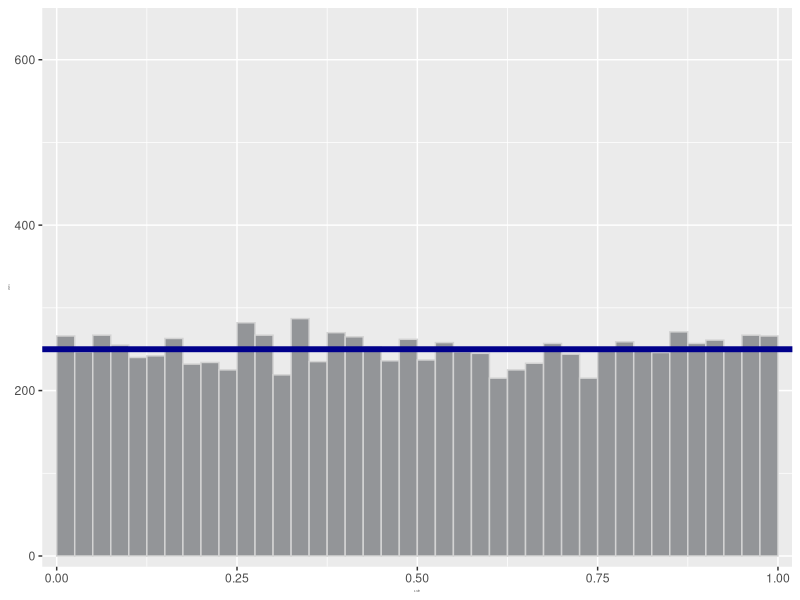
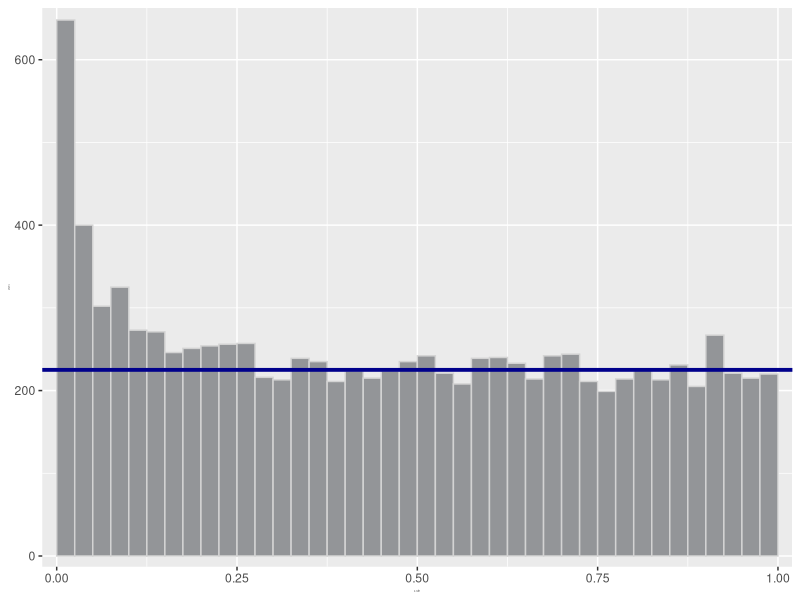
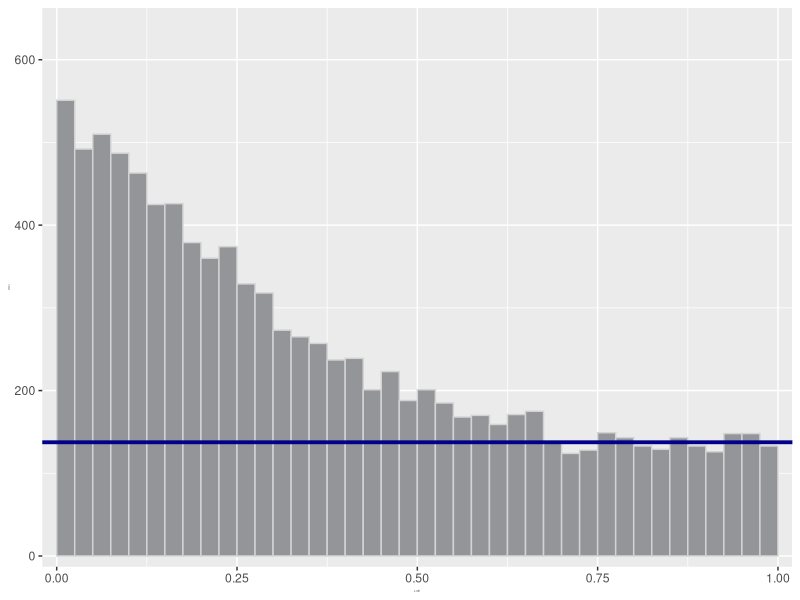
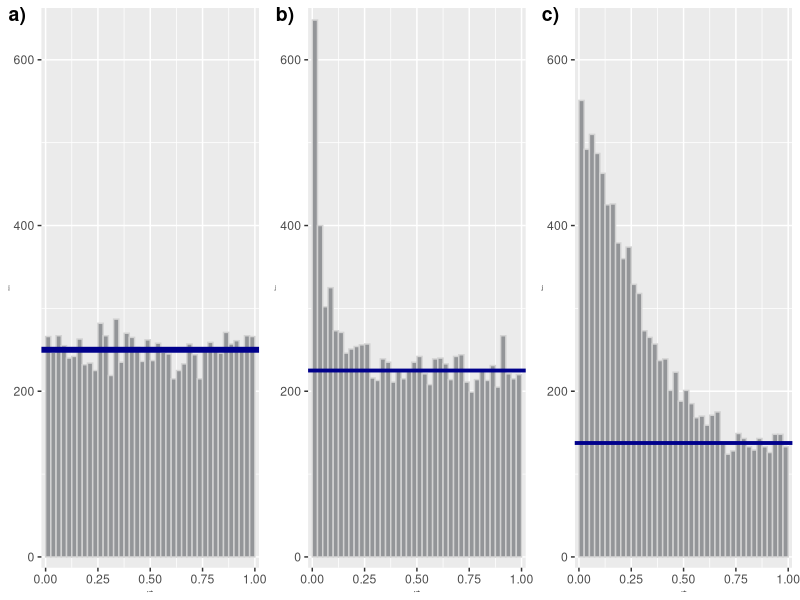
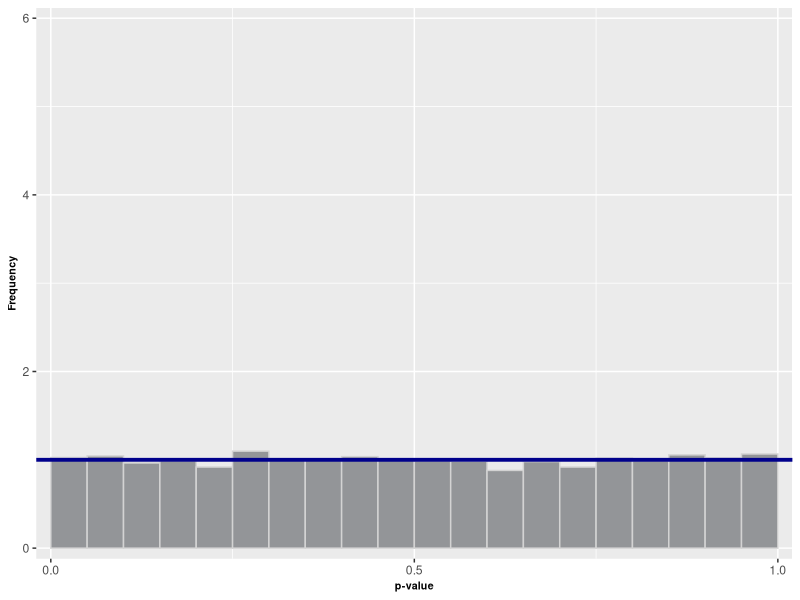
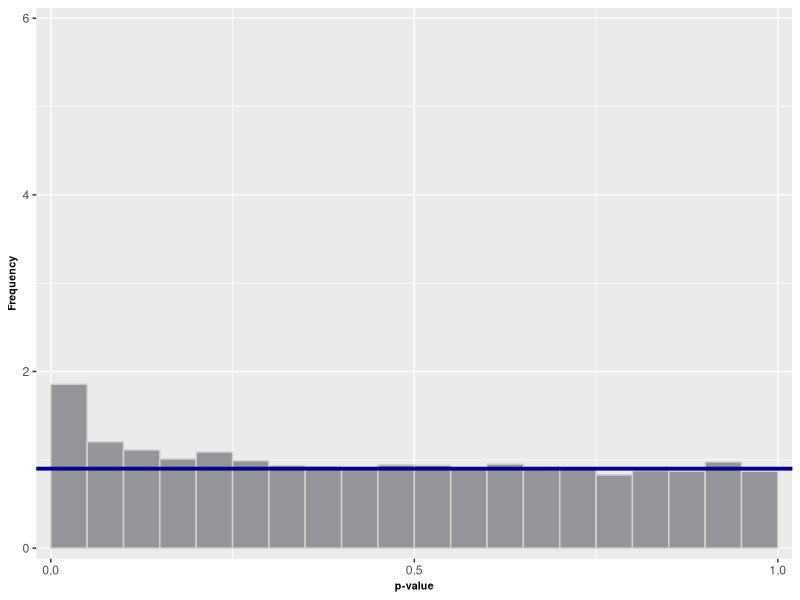
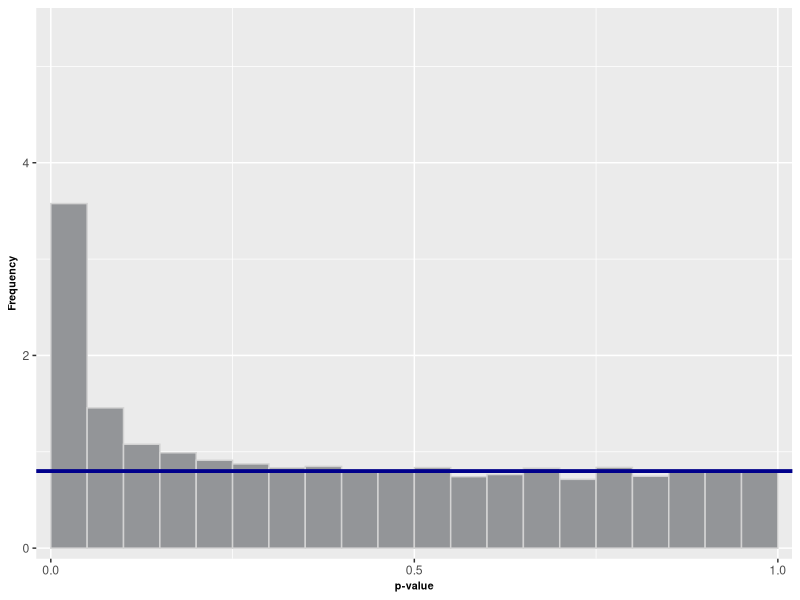
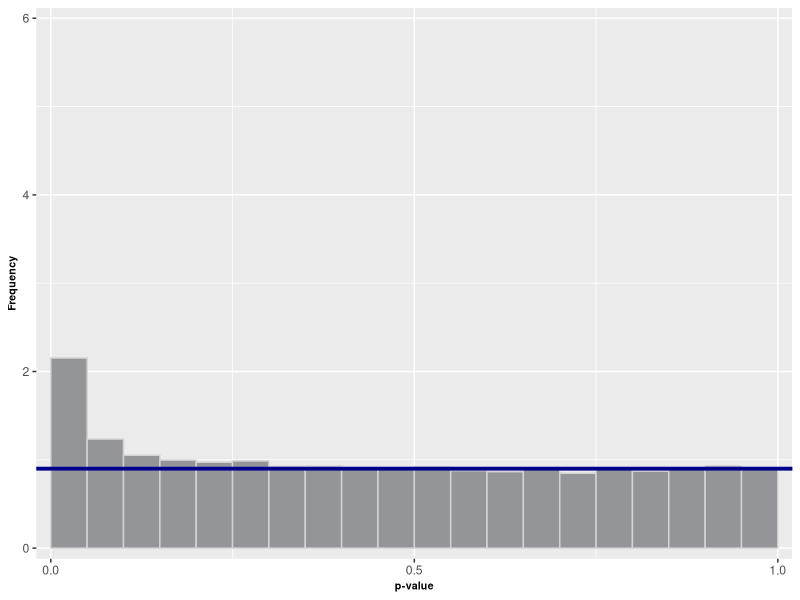

The R source for these figures, in order:
## ---- chunk 1
library("ggplot2")
library("cowplot")
## ---- chunk 2
set.seed(1)

m <- 10000
binwidth <- 0.025

# generic function to add some properties to gg histograms
gg_hist_aesthetic <-  function(gg_obj, ylim_max=650) {
    gg_obj + 
             scale_x_continuous(expand = c(0.02, 0)) + 
             scale_y_continuous(expand = c(0.02, 0), limits=c(0,ylim_max)) + 
             xlab("p-value")+
             ylab("Counts")+
             theme(axis.title = element_text(face="bold",size=rel(0.1)) )
}
## ---- chunk 3
pv_unif <- data.frame(pvalue=runif(m))
gg_unif <- ggplot(pv_unif, aes(x=pvalue)) + 
            geom_histogram(binwidth = binwidth, boundary = 0, colour="lightgrey", fill="#939598") +
            geom_hline(yintercept=m*binwidth, size=2, col="darkblue")
gg_unif <- gg_hist_aesthetic(gg_unif)
 

gg_unif
## ---- chunk 4
pv_beta_1 <- data.frame(pvalue=c(runif(9000), rbeta(1000,0.5,7)))

gg_beta_1 <- ggplot(pv_beta_1, aes(x=pvalue)) + 
              geom_histogram(binwidth = binwidth, boundary = 0, colour="lightgrey", fill="#939598") +
              geom_hline(yintercept=9000*binwidth, size=1.3, col="darkblue")
gg_beta_1 <- gg_hist_aesthetic(gg_beta_1)
gg_beta_1
## ---- chunk 5
pv_beta_2 <- data.frame(pvalue=c(runif(5500), rbeta(4500,1,4)))

gg_beta_2 <- ggplot(pv_beta_2, aes(x=pvalue)) + 
              geom_histogram(binwidth = binwidth, boundary = 0, colour="lightgrey", fill="#939598") +
              geom_hline(yintercept=5500*binwidth, size=1.3, col="darkblue")
gg_beta_2 <- gg_hist_aesthetic(gg_beta_2)
gg_beta_2
## ---- chunk 6
gg_stratified <- plot_grid(gg_unif, gg_beta_1, gg_beta_2,
                         nrow=1,
                         labels=c("a)", "b)", "c)"))
gg_stratified
## ---- chunk 7
set.seed(1)

m <- 10000
binwidth <- 0.05

# generic function to add some properties to gg histograms
gg_hist_aesthetic <-  function(gg_obj, ylim_max=6) {
    gg_obj + 
             aes(y=..density..)+
             scale_x_continuous(expand = c(0.02, 0), breaks=c(0,0.5,1)) + 
             scale_y_continuous(expand = c(0.02, 0), limits=c(0,ylim_max)) + 
             xlab("p-value")+
             ylab("Frequency")+
             theme(axis.title = element_text(face="bold",size=rel(0.7)))
}
## ---- chunk 8
pv_unif <- data.frame(pvalue=runif(m))
gg_unif <- ggplot(pv_unif, aes(x=pvalue)) + 
            geom_histogram(binwidth = binwidth, boundary = 0, colour="lightgrey", fill="#939598") +
            geom_hline(yintercept=1, size=1.3, col="darkblue")
gg_unif <- gg_hist_aesthetic(gg_unif)
 

gg_unif
## ---- chunk 9
pv_beta_a <- data.frame(pvalue=c(runif(9000), rbeta(1000,0.5,4)))

gg_beta_a <- ggplot(pv_beta_a, aes(x=pvalue)) + 
              geom_histogram(binwidth = binwidth, boundary = 0, colour="lightgrey", fill="#939598") +
              geom_hline(yintercept=0.9, size=1.3, col="darkblue")
gg_beta_a <- gg_hist_aesthetic(gg_beta_a)
gg_beta_a
## ---- chunk 10
pv_beta_b <- data.frame(pvalue=c(runif(8000), rbeta(2000,0.5,11)))

gg_beta_b <- ggplot(pv_beta_b, aes(x=pvalue)) + 
              geom_histogram(binwidth = binwidth, boundary = 0, colour="lightgrey", fill="#939598") +
              geom_hline(yintercept=0.8, size=1.3, col="darkblue")
gg_beta_b <- gg_hist_aesthetic(gg_beta_b, ylim_max=5.5)
gg_beta_b
## ---- chunk 11
pv_all <- rbind(pv_unif, pv_beta_b, pv_beta_a) 
gg_all <- ggplot(pv_all, aes(x=pvalue)) + 
              geom_histogram(binwidth = binwidth, boundary = 0, colour="lightgrey", fill="#939598") +
              geom_hline(yintercept=0.9, size=1.3, col="darkblue")
gg_all <- gg_hist_aesthetic(gg_all)
gg_all
## ---- chunk 12
gg_stratified <- plot_grid(gg_all, gg_beta_b, gg_beta_a, gg_unif,
                         nrow=1,
                         labels=c("a)", "b)", "c)","d)"))
gg_stratified
